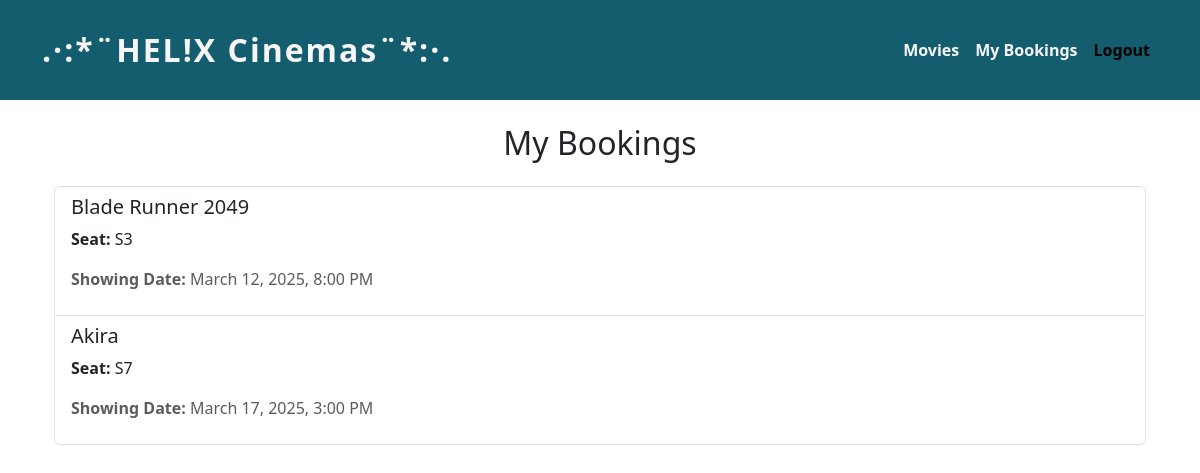
Page /bookings/history/ (signed in) on the committed database.
### bookings/models.py (models this page shows, shortened)
class Booking(models.Model):
    user = models.ForeignKey(User, on_delete=models.CASCADE)
    movie = models.ForeignKey(Movie, on_delete=models.CASCADE)
    seat = models.OneToOneField(Seat, on_delete=models.CASCADE)

class Movie(models.Model):
    title = models.CharField(max_length=255)
    description = models.TextField()
    duration = models.IntegerField()  # in minutes
    release_date = models.DateField()
    showing_date = models.DateTimeField()
    poster = models.ImageField(upload_to='movie_posters/', blank=True, null=True)

class Seat(models.Model):
    movie = models.ForeignKey(Movie, on_delete=models.CASCADE, related_name="seats")  # link seats to movies
    seat_number = models.CharField(max_length=10)
    booking_status = models.BooleanField(default=False)  # False = Available, True = Booked

### bookings/views.py (the view)
# urls.py: path('history/', views.booking_history, name='booking_history'),
@login_required
def booking_history(request):
    bookings = Booking.objects.filter(user=request.user)
    return render(request, 'bookings/booking_history.html', {'bookings': bookings})

### bookings/templates/bookings/booking_history.html (shortened to what this page needs)
{% extends 'bookings/base.html' %}
{% block content %}
<div class="container mt-4">
    <h2 class="text-center mb-4">My Bookings</h2>
    <ul class="list-group">
        {% for booking in bookings %}
            <li class="list-group-item">
                <h5>{{ booking.movie.title }}</h5>
                <p><strong>Seat:</strong> {{ booking.seat.seat_number }}</p>
                <p class="text-muted"><strong>Showing Date:</strong> {{ booking.movie.showing_date|date:"F j, Y, g:i A" }}</p>
            </li>
        {% endfor %}
    </ul>
</div>
{% endblock %}

### rows in the picture
Booking: movie "Blade Runner 2049", seat.seat_number "S3", movie.showing_date "March 12, 2025, 8:00 PM"
Booking: movie "Akira", seat.seat_number "S7", movie.showing_date "March 17, 2025, 3:00 PM"
